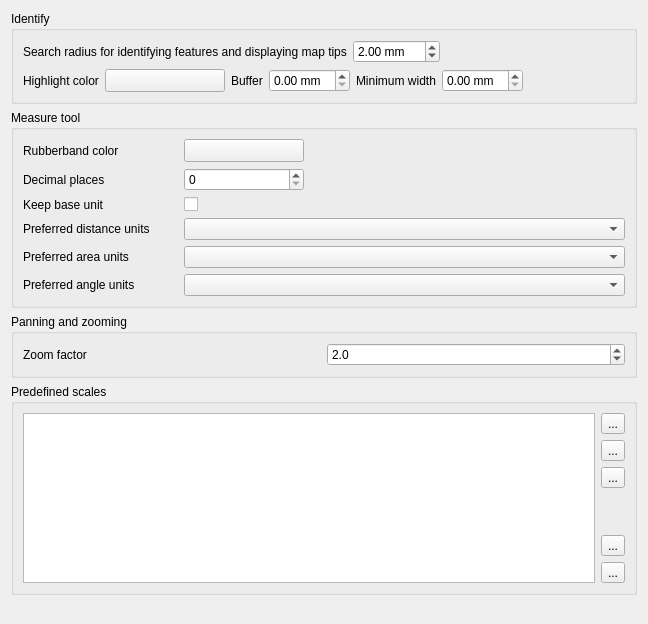
             <widget class="QWidget" name="mOptionsScrollAreaContents_05">
              <property name="geometry">
               <rect>
                <x>0</x>
                <y>0</y>
                <width>648</width>
                <height>624</height>
               </rect>
              </property>
              <layout class="QVBoxLayout" name="verticalLayout_30">
               <item>
                <widget class="QgsCollapsibleGroupBox" name="mIdentifyGroupBox">
                 <property name="title">
                  <string>Identify</string>
                 </property>
                 <layout class="QVBoxLayout" name="verticalLayout_37">
                  <item>
                   <layout class="QHBoxLayout" name="mIdentifyRadiusHorizontalLayout">
                    <item>
                     <widget class="QLabel" name="textLabel1_3">
                      <property name="text">
                       <string>Search radius for identifying features and displaying map tips</string>
                      </property>
                     </widget>
                    </item>
                    <item>
                     <widget class="QDoubleSpinBox" name="spinBoxIdentifyValue">
                      <property name="suffix">
                       <string> mm</string>
                      </property>
                      <property name="maximum">
                       <double>100.000000000000000</double>
                      </property>
                      <property name="singleStep">
                       <double>1.000000000000000</double>
                      </property>
                      <property name="value">
                       <double>2.000000000000000</double>
                      </property>
                     </widget>
                    </item>
                    <item>
                     <spacer name="horizontalSpacer_44">
                      <property name="orientation">
                       <enum>Qt::Horizontal</enum>
                      </property>
                      <property name="sizeHint" stdset="0">
                       <size>
                        <width>40</width>
                        <height>20</height>
                       </size>
                      </property>
                     </spacer>
                    </item>
                   </layout>
                  </item>
                  <item>
                   <layout class="QHBoxLayout" name="mIdentifyHighlightHorizontalLayout">
                    <item>
                     <widget class="QLabel" name="mIdentifyHighlighColorLabel">
                      <property name="text">
                       <string>Highlight color</string>
                      </property>
                     </widget>
                    </item>
                    <item>
                     <widget class="QgsColorButtonV2" name="mIdentifyHighlightColorButton">
                      <property name="sizePolicy">
                       <sizepolicy hsizetype="Fixed" vsizetype="Fixed">
                        <horstretch>0</horstretch>
                        <verstretch>0</verstretch>
                       </sizepolicy>
                      </property>
                      <property name="minimumSize">
                       <size>
                        <width>120</width>
                        <height>0</height>
                       </size>
                      </property>
                      <property name="maximumSize">
                       <size>
                        <width>120</width>
                        <height>16777215</height>
                       </size>
                      </property>
                      <property name="toolTip">
                       <string>&lt;html&gt;&lt;head/&gt;&lt;body&gt;&lt;p&gt;The color used to highlight identified feature. The alpha channel is only used for polygons fill, lines and outlines are fully opaque.&lt;/p&gt;&lt;/body&gt;&lt;/html&gt;</string>
                      </property>
                      <property name="text">
                       <string/>
                      </property>
                     </widget>
                    </item>
                    <item>
                     <widget class="QLabel" name="mIdentifyHighlightBufferLabel">
                      <property name="toolTip">
                       <string/>
                      </property>
                      <property name="text">
                       <string>Buffer</string>
                      </property>
                     </widget>
                    </item>
                    <item>
                     <widget class="QDoubleSpinBox" name="mIdentifyHighlightBufferSpinBox">
                      <property name="toolTip">
                       <string>Lines / outlines buffer in millimeters.</string>
                      </property>
                      <property name="suffix">
                       <string> mm</string>
                      </property>
                     </widget>
                    </item>
                    <item>
                     <widget class="QLabel" name="mIdentifyHighlightMinWidthLabel">
                      <property name="toolTip">
                       <string/>
                      </property>
                      <property name="text">
                       <string>Minimum width</string>
                      </property>
                     </widget>
                    </item>
                    <item>
                     <widget class="QDoubleSpinBox" name="mIdentifyHighlightMinWidthSpinBox">
                      <property name="toolTip">
                       <string>Minimum line / outline width in millimeters.</string>
                      </property>
                      <property name="suffix">
                       <string> mm</string>
                      </property>
                     </widget>
                    </item>
                    <item>
                     <spacer name="horizontalSpacer_45">
                      <property name="orientation">
                       <enum>Qt::Horizontal</enum>
                      </property>
                      <property name="sizeHint" stdset="0">
                       <size>
                        <width>40</width>
                        <height>20</height>
                       </size>
                      </property>
                     </spacer>
                    </item>
                   </layout>
                  </item>
                 </layout>
                </widget>
               </item>
               <item>
                <widget class="QgsCollapsibleGroupBox" name="groupBox_6">
                 <property name="title">
                  <string>Measure tool</string>
                 </property>
                 <layout class="QGridLayout" name="gridLayout_21">
                  <item row="3" column="0">
                   <widget class="QLabel" name="textLabel1_11">
                    <property name="text">
                     <string>Preferred distance units</string>
                    </property>
                   </widget>
                  </item>
                  <item row="4" column="1" colspan="3">
                   <widget class="QComboBox" name="mAreaUnitsComboBox"/>
                  </item>
                  <item row="3" column="1" colspan="3">
                   <widget class="QComboBox" name="mDistanceUnitsComboBox"/>
                  </item>
                  <item row="2" column="0">
                   <widget class="QLabel" name="label_13">
                    <property name="toolTip">
                     <string>If unchecked large numbers will be converted from m. to km. and from ft. to miles</string>
                    </property>
                    <property name="text">
                     <string>Keep base unit</string>
                    </property>
                   </widget>
                  </item>
                  <item row="1" column="1">
                   <widget class="QSpinBox" name="mDecimalPlacesSpinBox"/>
                  </item>
                  <item row="1" column="0">
                   <widget class="QLabel" name="label_12">
                    <property name="text">
                     <string>Decimal places</string>
                    </property>
                   </widget>
                  </item>
                  <item row="0" column="0">
                   <widget class="QLabel" name="textLabel1_10">
                    <property name="text">
                     <string>Rubberband color</string>
                    </property>
                   </widget>
                  </item>
                  <item row="0" column="2" colspan="2">
                   <spacer>
                    <property name="orientation">
                     <enum>Qt::Horizontal</enum>
                    </property>
                    <property name="sizeHint" stdset="0">
                     <size>
                      <width>191</width>
                      <height>20</height>
                     </size>
                    </property>
                   </spacer>
                  </item>
                  <item row="4" column="0">
                   <widget class="QLabel" name="textLabel1_14">
                    <property name="text">
                     <string>Preferred area units</string>
                    </property>
                   </widget>
                  </item>
                  <item row="2" column="1">
                   <widget class="QCheckBox" name="mKeepBaseUnitCheckBox">
                    <property name="text">
                     <string/>
                    </property>
                   </widget>
                  </item>
                  <item row="5" column="0">
                   <widget class="QLabel" name="mAngleUnitsLabel">
                    <property name="text">
                     <string>Preferred angle units</string>
                    </property>
                   </widget>
                  </item>
                  <item row="5" column="1" colspan="3">
                   <widget class="QComboBox" name="mAngleUnitsComboBox"/>
                  </item>
                  <item row="0" column="1">
                   <widget class="QgsColorButtonV2" name="pbnMeasureColor">
                    <property name="sizePolicy">
                     <sizepolicy hsizetype="Fixed" vsizetype="Fixed">
                      <horstretch>0</horstretch>
                      <verstretch>0</verstretch>
                     </sizepolicy>
                    </property>
                    <property name="minimumSize">
                     <size>
                      <width>120</width>
                      <height>0</height>
                     </size>
                    </property>
                    <property name="maximumSize">
                     <size>
                      <width>120</width>
                      <height>16777215</height>
                     </size>
                    </property>
                    <property name="text">
                     <string/>
                    </property>
                   </widget>
                  </item>
                 </layout>
                </widget>
               </item>
               <item>
                <widget class="QgsCollapsibleGroupBox" name="groupBox_10">
                 <property name="title">
                  <string>Panning and zooming</string>
                 </property>
                 <layout class="QGridLayout" name="_8">
                  <item row="0" column="0">
                   <widget class="QLabel" name="label_3">
                    <property name="text">
                     <string>Zoom factor</string>
                    </property>
                   </widget>
                  </item>
                  <item row="0" column="1">
                   <widget class="QDoubleSpinBox" name="spinZoomFactor">
                    <property name="decimals">
                     <number>1</number>
                    </property>
                    <property name="minimum">
                     <double>1.100000000000000</double>
                    </property>
                    <property name="value">
                     <double>2.000000000000000</double>
                    </property>
                   </widget>
                  </item>
                 </layout>
                </widget>
               </item>
               <item>
                <widget class="QgsCollapsibleGroupBox" name="groupBox_15">
                 <property name="title">
                  <string>Predefined scales</string>
                 </property>
                 <layout class="QGridLayout" name="gridLayout_26">
                  <item row="0" column="0">
                   <widget class="QListWidget" name="mListGlobalScales"/>
                  </item>
                  <item row="0" column="1">
                   <layout class="QVBoxLayout" name="verticalLayout_13">
                    <item>
                     <widget class="QToolButton" name="pbnAddScale">
                      <property name="toolTip">
                       <string>Add predefined scale</string>
                      </property>
                      <property name="text">
                       <string>...</string>
                      </property>
                      <property name="icon">
                       <iconset resource="../../images/images.qrc">
                        <normaloff>:/images/themes/default/symbologyAdd.svg</normaloff>:/images/themes/default/symbologyAdd.svg</iconset>
                      </property>
                     </widget>
                    </item>
                    <item>
                     <widget class="QToolButton" name="pbnRemoveScale">
                      <property name="toolTip">
                       <string>Remove selected</string>
                      </property>
                      <property name="text">
                       <string>...</string>
                      </property>
                      <property name="icon">
                       <iconset resource="../../images/images.qrc">
                        <normaloff>:/images/themes/default/symbologyRemove.svg</normaloff>:/images/themes/default/symbologyRemove.svg</iconset>
                      </property>
                     </widget>
                    </item>
                    <item>
                     <widget class="QToolButton" name="pbnDefaultScaleValues">
                      <property name="toolTip">
                       <string>Reset to default scales</string>
                      </property>
                      <property name="text">
                       <string>...</string>
                      </property>
                      <property name="icon">
                       <iconset resource="../../images/images.qrc">
                        <normaloff>:/images/themes/default/mActionUndo.svg</normaloff>:/images/themes/default/mActionUndo.svg</iconset>
                      </property>
                     </widget>
                    </item>
                    <item>
                     <spacer name="verticalSpacer_7">
                      <property name="orientation">
                       <enum>Qt::Vertical</enum>
                      </property>
                      <property name="sizeHint" stdset="0">
                       <size>
                        <width>20</width>
                        <height>40</height>
                       </size>
                      </property>
                     </spacer>
                    </item>
                    <item>
                     <widget class="QToolButton" name="pbnImportScales">
                      <property name="toolTip">
                       <string>Import from file</string>
                      </property>
                      <property name="text">
                       <string>...</string>
                      </property>
                      <property name="icon">
                       <iconset resource="../../images/images.qrc">
                        <normaloff>:/images/themes/default/mActionFileOpen.svg</normaloff>:/images/themes/default/mActionFileOpen.svg</iconset>
                      </property>
                     </widget>
                    </item>
                    <item>
                     <widget class="QToolButton" name="pbnExportScales">
                      <property name="toolTip">
                       <string>Export to file</string>
                      </property>
                      <property name="text">
                       <string>...</string>
                      </property>
                      <property name="icon">
                       <iconset resource="../../images/images.qrc">
                        <normaloff>:/images/themes/default/mActionFileSave.svg</normaloff>:/images/themes/default/mActionFileSave.svg</iconset>
                      </property>
                     </widget>
                    </item>
                   </layout>
                  </item>
                 </layout>
                </widget>
               </item>
               <item>
                <spacer name="verticalSpacer_3">
                 <property name="orientation">
                  <enum>Qt::Vertical</enum>
                 </property>
                 <property name="sizeHint" stdset="0">
                  <size>
                   <width>20</width>
                   <height>40</height>
                  </size>
                 </property>
                </spacer>
               </item>
              </layout>
             </widget>
